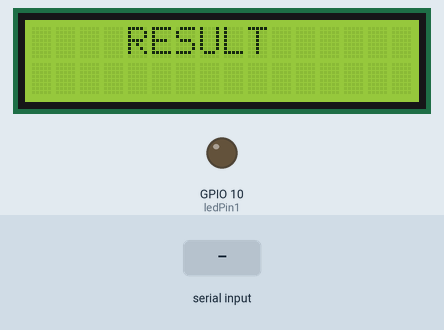
Simulated run of this sketch. Board: ESP32. Shown: 16×2 character LCD, output pins drawn as LEDs (lit = HIGH). Inputs (shaded band) come from the test bench. What the sketch prints to the serial monitor is not drawn.

Above: at 2.2 s.
2.3 s: "1\n" received over Serial
At 3.5 s:
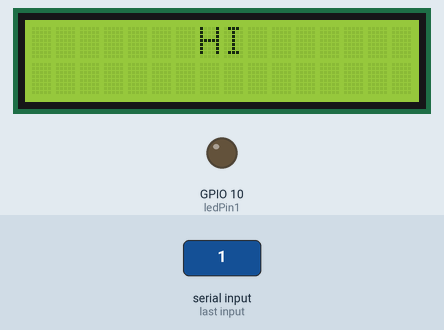
3.8 s: "2\n" received over Serial
At 4.8 s:
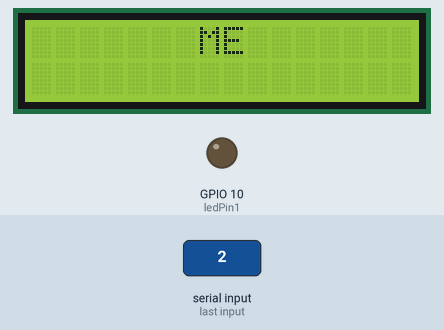
5.3 s: "3\n" received over Serial
At 5.9 s:
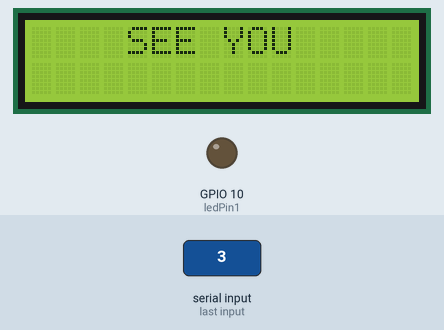
6.8 s: "4\n" received over Serial
At 8.2 s:
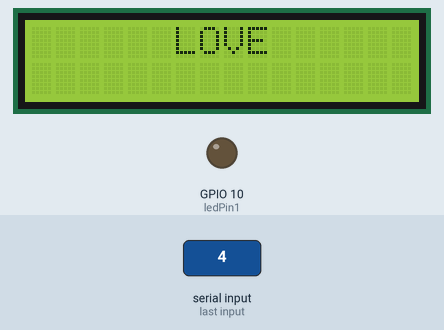
Timing chart, 0 to 9.3 s (numbered marks = the images above; inputs shaded):
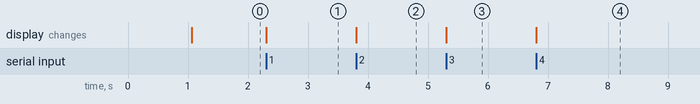

The sketch:

BUILD_A_THON.ino
```cpp
#include <Arduino.h>
#include <SoftwareSerial.h>
#include <LiquidCrystal.h>
#include<Wire.h>
// LiquidCrystal_I2C lcd(0x27, 16, 2);
const int rs = 12, en = 11, d4 = 5, d5 = 4, d6 = 3, d7 = 2;
LiquidCrystal lcd(rs, en, d4, d5, d6, d7);
// Define LED pins (replace with actual LED connection pins)
const int ledPin1 = 10;
const int ledPin2 = 11;

void setup() {
  // Set LED pins as outputs
  pinMode(ledPin1, OUTPUT);
  pinMode(ledPin2, OUTPUT);
  lcd.begin(16,2);
  // turn on the backlight
  // lcd.backlight();
  lcd.clear();
  //wait for a second
  delay(1000);
  // tell the screen to write on the top row
  lcd.setCursor(4,0);
  lcd.print("RESULT");
  // Start serial communication (adjust baud rate if needed)
  Serial.begin(9600);

}

void loop() {
  // Check for incoming serial data

  if (Serial.available()) {
    // char incomingData = Serial.read();
    String Data = Serial.readStringUntil('\n');
    // Serial.println(incomingData);
    Serial.println(Data);
    // printf(incomingData);

    // Process the received data
    if (Data == "1") {
      Serial.println(Data);
      lcd.clear();
      lcd.setCursor(7,0);
      lcd.print("HI");

      // digitalWrite(ledPin1, HIGH);
      // digitalWrite(ledPin2, LOW);  // Turn on LED connected to pin 10
      delay(1000);
    }
    else if (Data == "2") {
      // Serial.println(incomingData);
      Serial.println(Data);
      lcd.clear();
      lcd.setCursor(7,0);
      lcd.print("ME");
      // digitalWrite(ledPin1, LOW);
      // digitalWrite(ledPin2, HIGH);  // Turn on LED connected to pin 11
    }

    else if (Data == "3") {
      // Serial.println(incomingData);
      Serial.println(Data);
      lcd.clear();
      lcd.setCursor(4,0);
      lcd.print("SEE YOU");
      // digitalWrite(ledPin1, LOW);
      // digitalWrite(ledPin2, HIGH);  // Turn on LED connected to pin 11
    }

    else if (Data == "4") {
      // Serial.println(incomingData);
      Serial.println(Data);
      lcd.clear();
      lcd.setCursor(6,0);
      lcd.print("LOVE");
      // digitalWrite(ledPin1, LOW);
      // digitalWrite(ledPin2, HIGH);  // Turn on LED connected to pin 11
    }
    else {
      // Handle invalid data (e.g., turn off LEDs, display error message)
      // digitalWrite(ledPin1, LOW);
      // digitalWrite(ledPin2, LOW);
      Serial.println("Detecting");
    }
    // delay(1000);
  // } else {
  //   // No data received, keep LEDs off
  //   digitalWrite(ledPin1, HIGH);
  //   digitalWrite(ledPin2, LOW);
  // }
}
}
```

Measured:
- after the input at 2.3 s, the display: changes at once (image 1)
- after the input at 3.8 s, the display: changes at once (image 2)
- after the input at 5.3 s, the display: changes at once (image 3)
- after the input at 6.8 s, the display: changes at once (image 4)
